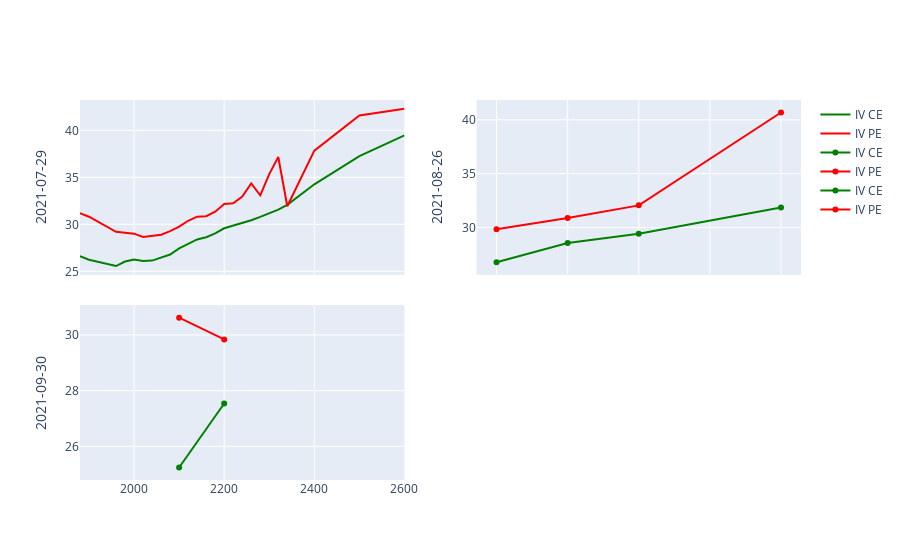

Notebook code for this chart:
### Code cell
expiryDates.sort()
rows = round(len(expiryDates)/2)
fig = make_subplots(rows = rows, cols = 2, shared_xaxes= True, vertical_spacing = 0.08, 
                    column_widths = [15,15], row_heights = [2]*rows)
i=1
j=1
for date in expiryDates:
    data = straddleDetails[straddleDetails.index.isin([date], level=0)]
    # Add iv_ce
    fig.add_trace(
    go.Scatter(x=data.index.get_level_values(1), y=data['iv_ce'], name="IV CE", line = {'color':'green'}), row = i, col =j,
    )
    # Add iv_pe
    fig.add_trace(
    go.Scatter(x=data.index.get_level_values(1), y=data['iv_pe'], name="IV PE", line = {'color':'red'}), row = i, col =j,
    )

    fig['layout']['yaxis' + str(2*(i-1)+j)].update(title=date)
    if j == 2:
        i+=1
    j = 1 if j==2 else 2

fig.show()

### Figure 1 — Plotly figure (JSON) as saved in the notebook; plotly's stock layout.template omitted (floating-point values rounded to 4 significant figures)
{"data": [{"line": {"color": "green"}, "name": "IV CE", "type": "scatter", "x": [1880, 1900, 1960, 1980, 2000, 2020, 2040, 2060, 2080, 2100, 2120, 2140, 2160, 2180, 2200, 2220, 2240, 2260, 2280, 2300, 2320, 2340, 2400, 2500, 2600], "xaxis": "x", "y": [26.6, 26.23, 25.56, 26.04, 26.26, 26.09, 26.14, 26.47, 26.79, 27.44, 27.93, 28.39, 28.63, 29.04, 29.58, 29.85, 30.13, 30.43, 30.79, 31.18, 31.56, 32.08, 34.26, 37.26, 39.47], "yaxis": "y"}, {"line": {"color": "red"}, "name": "IV PE", "type": "scatter", "x": [1880, 1900, 1960, 1980, 2000, 2020, 2040, 2060, 2080, 2100, 2120, 2140, 2160, 2180, 2200, 2220, 2240, 2260, 2280, 2300, 2320, 2340, 2400, 2500, 2600], "xaxis": "x", "y": [31.19, 30.81, 29.2, 29.09, 29.01, 28.65, 28.78, 28.9, 29.28, 29.75, 30.38, 30.82, 30.87, 31.35, 32.17, 32.25, 32.96, 34.35, 33.09, 35.34, 37.16, 31.92, 37.84, 41.58, 42.3], "yaxis": "y"}, {"line": {"color": "green"}, "name": "IV CE", "type": "scatter", "x": [2000, 2100, 2200, 2400], "xaxis": "x2", "y": [26.76, 28.55, 29.41, 31.85], "yaxis": "y2"}, {"line": {"color": "red"}, "name": "IV PE", "type": "scatter", "x": [2000, 2100, 2200, 2400], "xaxis": "x2", "y": [29.83, 30.87, 32.05, 40.68], "yaxis": "y2"}, {"line": {"color": "green"}, "name": "IV CE", "type": "scatter", "x": [2100, 2200], "xaxis": "x3", "y": [25.24, 27.54], "yaxis": "y3"}, {"line": {"color": "red"}, "name": "IV PE", "type": "scatter", "x": [2100, 2200], "xaxis": "x3", "y": [30.62, 29.84], "yaxis": "y3"}], "layout": {"xaxis": {"anchor": "y", "domain": [0, 0.45], "matches": "x3", "showticklabels": false}, "xaxis2": {"anchor": "y2", "domain": [0.55, 1], "matches": "x4", "showticklabels": false}, "xaxis3": {"anchor": "y3", "domain": [0, 0.45]}, "xaxis4": {"anchor": "y4", "domain": [0.55, 1]}, "yaxis": {"anchor": "x", "domain": [0.54, 1], "title": {"text": "2021-07-29"}}, "yaxis2": {"anchor": "x2", "domain": [0.54, 1], "title": {"text": "2021-08-26"}}, "yaxis3": {"anchor": "x3", "domain": [0, 0.46], "title": {"text": "2021-09-30"}}, "yaxis4": {"anchor": "x4", "domain": [0, 0.46]}}}
